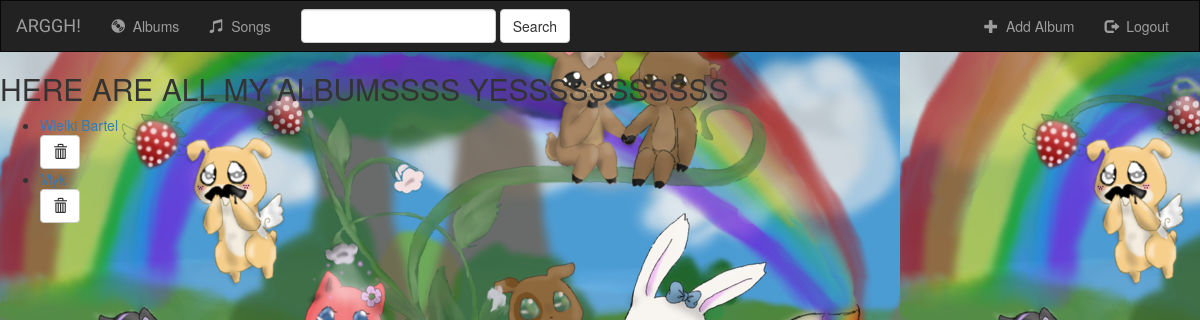
/music/, run on an earlier commit of the app's database.
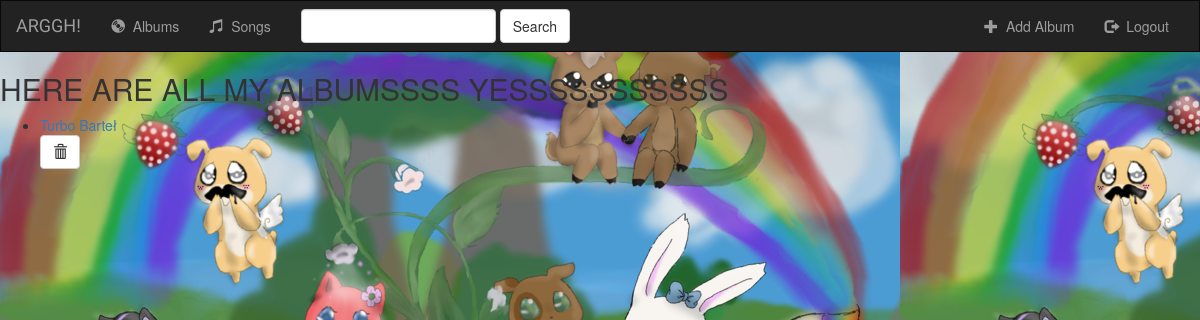
And on a later commit of the database.
### music/models.py (models this page shows, shortened)
class Album(models.Model):
    artist = models.CharField(max_length=250)
    album_title = models.CharField(max_length=500)
    genre = models.CharField(max_length=100)
    album_logo = models.FileField()

### music/views.py (the view)
class IndexView(generic.ListView):
    template_name = 'music/index.html'
    context_object_name = 'albums'
    def get_queryset(self):
        return Album.objects.all()

### music/templates/music/index.html (shortened to what this page needs)
{% extends 'music/base.html' %}
{% block body %}
<h2>HERE ARE ALL MY ALBUMSSSS YESSSSSSSSSSS</h2>
{% if albums %}
<ul>
    {% for album in albums %}
    <li>
        <a href="{% url 'music:detail' album.id %}">{{ album.album_title }}</a>
        <form action="{% url 'music:album-delete' album.id %}" method="post">
            <button type="submit" class="btn btn-default"><span class="glyphicon glyphicon-trash"></span></button>
        </form>
    </li>
    {% endfor %}
</ul>
{% endif %}
{% endblock %}}

### music/templates/music/base.html (shortened to what this page needs)
<!DOCTYPE html>
<html lang="en">
<head>
    {% load staticfiles %}
    <link href="https://maxcdn.bootstrapcdn.com/bootstrap/3.3.7/css/bootstrap.min.css"
          rel="stylesheet"
>
    <link rel="stylesheet" type="text/css" href="{% static 'music/style.css' %}">
</head>
<body>
<nav class="navbar navbar-inverse">
    <div class="container-fluid">
        <div class="navbar-header">
            <a class="navbar-brand" href="{% url 'music:index' %}">ARGGH!</a>
        </div>
        <div class="collapse navbar-collapse" id="topNavBar">
            <ul class="nav navbar-nav">
                <li class="">
                    <a href="{% url 'music:index' %}">
                        <span class="glyphicon glyphicon-cd" aria-hidden="true"></span>&nbsp;
                        Albums
                    </a>
                </li>
                <li class="">
                    <a href="#">
                        <span class="glyphicon glyphicon-music" aria-hidden="true"></span>&nbsp;
                        Songs
                    </a>
                </li>
            </ul>
            <form class="navbar-form navbar-left" role="search" method="get" accept-charset="#">
                <div class="form-group">
                    <input type="text" class="form-control" name="q" value="">
                </div>
                <button type="submit" class="btn btn-default">Search</button>
            </form>
            <ul class="nav navbar-nav navbar-right">
                <li class="">
                    <a href="{% url 'music:album-add' %}">
                        <span class="glyphicon glyphicon-plus" aria-hidden="true"></span>&nbsp; Add Album
                    </a>
                </li>
                <li class="">
                    <a href="{% url 'music:logout' %}">
                        <span class="glyphicon glyphicon-log-out" aria-hidden="true"></span>&nbsp; Logout
                    </a>
                </li>
            </ul>
        </div>
    </div>
</nav>
{% block  body %}
{% endblock %}
</body>
</html>

### music/static/music/style.css (style rules this page uses)
body { background: white url("images/bg.png") }
.navbar { border-radius: 0; }
.navbar-brand { font-family: 'Satisfy', cursive; }

What changed in the data, as far as the page shows it:
removed Album: album_title "Myk"
changed Album: album_title "Wielki Bartel" → "Turbo Barteł"
